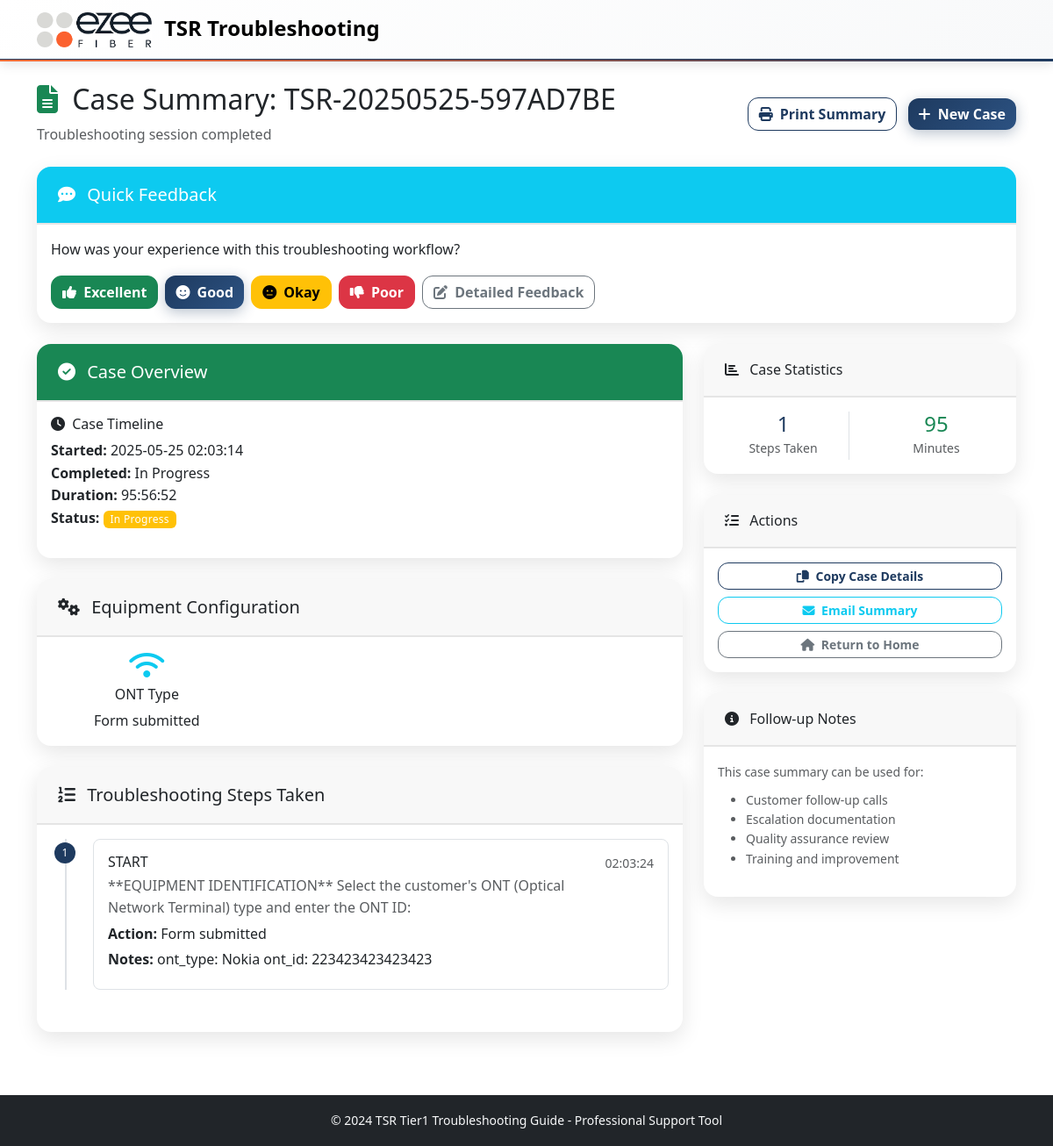
Page /case_summary/7 on the committed database.
### models.py (models this page shows, shortened)
class TroubleshootingCase(db.Model):
    id = db.Column(db.Integer, primary_key=True)
    session_id = db.Column(db.String(100), nullable=False)
    case_number = db.Column(db.String(50), unique=True, nullable=False)
    customer_info = db.Column(db.Text)  # JSON string
    ont_type = db.Column(db.String(50))
    ont_id = db.Column(db.String(50))  # ONT identifier (flexible format)
    router_type = db.Column(db.String(50))
    router_id = db.Column(db.String(50))  # Router identifier (flexible format)
    issue_type = db.Column(db.String(100))
    resolution = db.Column(db.String(200))
    status = db.Column(db.String(20), default='in_progress')  # in_progress, resolved, escalated, unresolved
    created_at = db.Column(db.DateTime, default=datetime.utcnow)
    completed_at = db.Column(db.DateTime)
    start_time = db.Column(db.Float)  # timestamp
    end_time = db.Column(db.Float)  # timestamp
    def get_customer_info(self):
        if self.customer_info:
            return json.loads(self.customer_info)
        return {}
    def get_duration(self):
        if self.start_time and self.end_time:
            duration_seconds = int(self.end_time - self.start_time)
        elif self.start_time:
            duration_seconds = int(datetime.now().timestamp() - self.start_time)
        else:
            return 0
        return duration_seconds // 60

class TroubleshootingStep(db.Model):
    id = db.Column(db.Integer, primary_key=True)
    case_id = db.Column(db.Integer, db.ForeignKey('troubleshooting_case.id'), nullable=False)
    step_id = db.Column(db.String(50), nullable=False)
    step_name = db.Column(db.String(200))
    action_taken = db.Column(db.String(500))
    result = db.Column(db.String(500))
    notes = db.Column(db.Text)
    timestamp = db.Column(db.DateTime, default=datetime.utcnow)
    case = db.relationship('TroubleshootingCase', backref=db.backref('steps', lazy=True, order_by='TroubleshootingStep.timestamp'))

### routes.py (the view)
@app.route('/case_summary/<int:case_id>')
def case_summary(case_id):
    case = TroubleshootingCase.query.get_or_404(case_id)
    escalation_report = None
    if case.status == 'escalated':
        escalation_report = generate_tier2_escalation_report(case)
    dispatch_report = None
    if case.status in ['dispatch_pending', 'resolved'] and (
        any(step.step_id.startswith('DISPATCH_') for step in case.steps) or
        case.issue_type == 'Complete Outage'
    ):
        dispatch_report = generate_dispatch_report(case)
    return render_template('case_summary.html', case=case, dispatch_report=dispatch_report, escalation_report=escalation_report)

### app.py (called while the page is built)
@app.template_filter('datetime')
def datetime_filter(timestamp):
    if timestamp:
        return datetime.fromtimestamp(timestamp).strftime('%Y-%m-%d %H:%M:%S')
    return ''

@app.template_filter('duration')
def duration_filter(start_time, end_time=None):
    if not start_time:
        return ''
    end = end_time or datetime.now().timestamp()
    duration = int(end - start_time)
    hours = duration // 3600
    minutes = (duration % 3600) // 60
    seconds = duration % 60
    if hours > 0:
        return f"{hours:02d}:{minutes:02d}:{seconds:02d}"
    else:
        return f"{minutes:02d}:{seconds:02d}"

### templates/case_summary.html (shortened to what this page needs)
{% extends "base.html" %}
{% block content %}
<div class="container py-4">
    <div class="row justify-content-between align-items-center mb-4">
        <div class="col">
            <h2>
                <i class="fas fa-file-alt me-2 text-success"></i>
                Case Summary: {{ case.case_number }}
            </h2>
            <p class="text-muted mb-0">Troubleshooting session completed</p>
        </div>
        <div class="col-auto">
            <button onclick="window.print()" class="btn btn-outline-primary me-2">
                <i class="fas fa-print me-1"></i>
                Print Summary
            </button>
            <a href="{{ url_for('restart_case') }}" class="btn btn-primary">
                <i class="fas fa-plus me-1"></i>
                New Case
            </a>
        </div>
    </div>
    <div class="row mb-4">
        <div class="col-12">
            <div class="card border-info">
                <div class="card-header bg-info text-white">
                    <h5 class="mb-0">
                        <i class="fas fa-comment-dots me-2"></i>
                        Quick Feedback
                    </h5>
                </div>
                <div class="card-body">
                    <p class="mb-3">How was your experience with this troubleshooting workflow?</p>
                    <div class="d-flex gap-2 flex-wrap">
                        <button class="btn btn-success" onclick="submitFeedback('excellent', '{{ case.id }}')">
                            <i class="fas fa-thumbs-up me-1"></i>
                            Excellent
                        </button>
                        <button class="btn btn-primary" onclick="submitFeedback('good', '{{ case.id }}')">
                            <i class="fas fa-smile me-1"></i>
                            Good
                        </button>
                        <button class="btn btn-warning" onclick="submitFeedback('okay', '{{ case.id }}')">
                            <i class="fas fa-meh me-1"></i>
                            Okay
                        </button>
                        <button class="btn btn-danger" onclick="submitFeedback('poor', '{{ case.id }}')">
                            <i class="fas fa-thumbs-down me-1"></i>
                            Poor
                        </button>
                        <button class="btn btn-outline-secondary" onclick="showDetailedFeedback('{{ case.id }}')">
                            <i class="fas fa-edit me-1"></i>
                            Detailed Feedback
                        </button>
                    </div>
                </div>
            </div>
        </div>
    </div>
    <div class="row">
        <div class="col-lg-8">
            <div class="card mb-4">
                <div class="card-header bg-success text-white">
                    <h5 class="mb-0">
                        <i class="fas fa-check-circle me-2"></i>
                        Case Overview
                    </h5>
                </div>
                <div class="card-body">
                    <div class="row">
                        <div class="col-md-6">
                            <h6><i class="fas fa-clock me-1"></i> Case Timeline</h6>
                            <ul class="list-unstyled">
                                <li><strong>Started:</strong> {{ case.start_time|datetime }}</li>
                                <li><strong>Completed:</strong> {{ case.end_time|datetime if case.end_time else 'In Progress' }}</li>
                                <li><strong>Duration:</strong> {{ case.start_time|duration(case.end_time) }}</li>
                                <li><strong>Status:</strong>
                                    <span class="badge bg-{{ 'success' if case.status == 'resolved' else 'warning' }}">
                                        {{ case.status.replace('_', ' ').title() }}
                                    </span>
                                </li>
                            </ul>
                        </div>
                    </div>
                </div>
            </div>
            <div class="card mb-4">
                <div class="card-header">
                    <h5 class="mb-0">
                        <i class="fas fa-cogs me-2"></i>
                        Equipment Configuration
                    </h5>
                </div>
                <div class="card-body">
                    <div class="row">
                        {% if case.ont_type %}
                        <div class="col-md-4">
                            <div class="text-center">
                                <i class="fas fa-wifi fa-2x text-info mb-2"></i>
                                <h6>ONT Type</h6>
                                <p class="mb-0">{{ case.ont_type }}</p>
                            </div>
                        </div>
                        {% endif %}
                    </div>
                </div>
            </div>
            <div class="card">
                <div class="card-header">
                    <h5 class="mb-0">
                        <i class="fas fa-list-ol me-2"></i>
                        Troubleshooting Steps Taken
                    </h5>
                </div>
                <div class="card-body">
                    {% if case.steps %}
                        <div class="timeline">
                            {% for step in case.steps %}
                            <div class="timeline-item">
                                <div class="timeline-marker">
                                    <span class="badge bg-primary rounded-pill">{{ loop.index }}</span>
                                </div>
                                <div class="timeline-content">
                                    <div class="d-flex justify-content-between align-items-start">
                                        <div>
                                            <h6 class="mb-1">{{ step.step_id }}</h6>
                                            {% if step.step_name %}
                                            <p class="text-muted mb-1">{{ step.step_name }}</p>
                                            {% endif %}
                                            {% if step.action_taken %}
                                            <p class="mb-1"><strong>Action:</strong> {{ step.action_taken }}</p>
                                            {% endif %}
                                            {% if step.notes %}
                                            <p class="mb-1"><strong>Notes:</strong> {{ step.notes }}</p>
                                            {% endif %}
                                        </div>
                                        <small class="text-muted">{{ step.timestamp.strftime('%H:%M:%S') }}</small>
                                    </div>
                                </div>
                            </div>
                            {% endfor %}
                        </div>
                    {% else %}
                        <p class="text-muted">No detailed steps recorded for this case.</p>
                    {% endif %}
                </div>
            </div>
        </div>
        <div class="col-lg-4">
            <div class="card mb-4">
                <div class="card-header">
                    <h6 class="mb-0">
                        <i class="fas fa-chart-bar me-2"></i>
                        Case Statistics
                    </h6>
                </div>
                <div class="card-body">
                    <div class="row text-center">
                        <div class="col-6">
                            <div class="border-end">
                                <h4 class="text-primary mb-0">{{ case.steps|length }}</h4>
                                <small class="text-muted">Steps Taken</small>
                            </div>
                        </div>
                        <div class="col-6">
                            <h4 class="text-success mb-0">{{ case.get_duration() // 60 }}</h4>
                            <small class="text-muted">Minutes</small>
                        </div>
                    </div>
                </div>
            </div>
            <div class="card mb-4">
                <div class="card-header">
                    <h6 class="mb-0">
                        <i class="fas fa-tasks me-2"></i>
                        Actions
                    </h6>
                </div>
                <div class="card-body">
                    <div class="d-grid gap-2">
                        <button onclick="copyToClipboard()" class="btn btn-outline-primary btn-sm">
                            <i class="fas fa-copy me-1"></i>
                            Copy Case Details
                        </button>
                        <button onclick="emailSummary()" class="btn btn-outline-info btn-sm">
                            <i class="fas fa-envelope me-1"></i>
                            Email Summary
                        </button>
                        <a href="{{ url_for('index') }}" class="btn btn-outline-secondary btn-sm">
                            <i class="fas fa-home me-1"></i>
                            Return to Home
                        </a>
                    </div>
                </div>
            </div>
            <div class="card">
                <div class="card-header">
                    <h6 class="mb-0">
                        <i class="fas fa-info-circle me-2"></i>
                        Follow-up Notes
                    </h6>
                </div>
                <div class="card-body">
                    <small class="text-muted">
                        This case summary can be used for:
                        <ul class="mt-2">
                            <li>Customer follow-up calls</li>
                            <li>Escalation documentation</li>
                            <li>Quality assurance review</li>
                            <li>Training and improvement</li>
                        </ul>
                    </small>
                </div>
            </div>
        </div>
    </div>
</div>
{% endblock %}

### static/css/custom.css (style rules this page uses)
:root { --primary-color: 0 84% 60%; --success-color: 142 71% 45%; --info-color: 199 89% 48%; --warning-color: 45 100% 51%; --danger-color: 354 70% 54%; }
body { font-family: 'Segoe UI', Tahoma, Geneva, Verdana, sans-serif; line-height: 1.6; }
.card { border: none; box-shadow: 0 2px 8px rgba(0, 0, 0, 0.1); border-radius: 12px; transition: transform 0.2s ease, box-shadow 0.2s ease; }
.card-header { border-radius: 12px 12px 0 0 !important; border-bottom: none; padding: 1.25rem 1.5rem; }
.timeline { position: relative; padding-left: 2rem; }
.timeline::before { content: ''; position: absolute; left: 1rem; top: 0; bottom: 0; width: 2px; background: var(--bs-border-color); }
.timeline-item { position: relative; margin-bottom: 2rem; }
.timeline-marker { position: absolute; left: -2rem; top: 0; width: 2rem; height: 2rem; display: flex; align-items: center; justify-content: center; }
.timeline-marker .badge { width: 1.5rem; height: 1.5rem; display: flex; align-items: center; justify-content: center; font-size: 0.75rem; }
.timeline-content { background: var(--bs-body-bg); border: 1px solid var(--bs-border-color); border-radius: 8px; padding: 1rem; margin-left: 1rem; }
.badge { font-weight: 500; letter-spacing: 0.025em; }
.btn { border-radius: 8px; font-weight: 500; transition: all 0.2s ease; }

### static/css/ezee-theme.css (style rules this page uses)
:root { --ezee-navy: #1e3a5f; --ezee-orange: #ff6b35; --ezee-light-grey: #e5e5e5; --ezee-dark-grey: #6c757d; --ezee-white: #ffffff; }
.bg-primary { background-color: var(--ezee-navy) !important; }
.btn-primary { background-color: var(--ezee-navy); border-color: var(--ezee-navy); }
.btn-outline-primary { color: var(--ezee-navy); border-color: var(--ezee-navy); }
.text-primary { color: var(--ezee-navy) !important; }
.card { border: none; border-radius: 16px; box-shadow: 0 8px 25px rgba(0, 0, 0, 0.1); transition: all 0.3s ease; }
.card-header { border-radius: 16px 16px 0 0 !important; border-bottom: 2px solid var(--ezee-light-grey); }
.btn { border-radius: 12px; font-weight: 600; transition: all 0.3s cubic-bezier(0.4, 0, 0.2, 1); position: relative; overflow: hidden; }
.btn-primary { background: linear-gradient(135deg, var(--ezee-navy) 0%, #2c5282 100%); border: none; box-shadow: 0 4px 15px rgba(30, 58, 95, 0.3); }

### rows in the picture
TroubleshootingCase: case_number "TSR-20250525-597AD7BE", start_time "2025-05-25 02:03:14", end_time "In Progress", start_time|duration "95:56:52", status.replace "In Progress", ont_type "Form submitted", start_time+end_time "95"
TroubleshootingStep: step_id "START", step_name "**EQUIPMENT IDENTIFICATION** Select the customer's ONT (Optical Network Terminal) type and enter the ONT ID:", action_taken "Form submitted", notes "ont_type: Nokia ont_id: 223423423423423", timestamp "02:03:24"

### other values in the picture
{{ case.steps|length }} "1"
